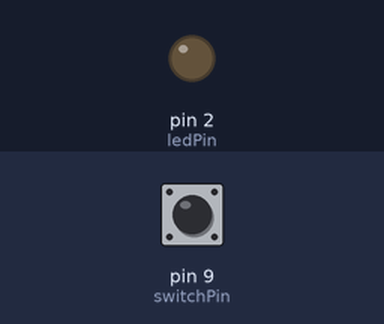
The sketch below on a simulated Arduino Uno, built with avr-gcc and run on an emulated ATmega328P. Shown: output pins drawn as LEDs (lit = HIGH). Dashed ring = blinking. Inputs (shaded band) come from the test bench; at power-on: pin 9 (switchPin) HIGH.

Above: at 1.2 s.
1.3 s: pin 9 (switchPin) pulled LOW for 0.15 s
At 1.5 s:
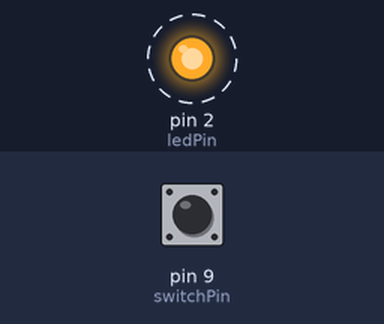
3.0 s: pin 9 (switchPin) pulled LOW for 3.2 s
At 6.25 s:
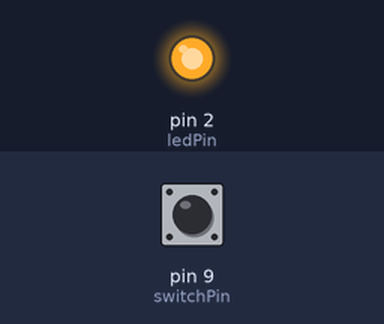
Timing chart, 0 to 7.8 s (numbered marks = the images above; inputs shaded):
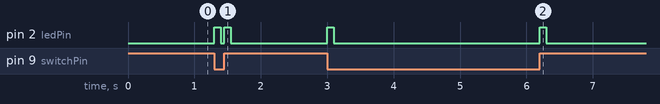

Measured:
- after the input at 1.3 s, pin 2 (ledPin): alternates HIGH for 0.10 s and LOW for 0.05 s, 4 changes in all, then stays LOW, starting at once
- after the input at 3.0 s, pin 2 (ledPin): alternates HIGH for 0.10 s and LOW for 3.1 s, 4 changes in all, then stays LOW, starting at once

The sketch:

switch_edge_detector.ino
```cpp
// This program will introduce a concept known as edge-detection. This program
// will blink an LED every time the switch is flipped.

// Connect the switch to your breadboard as shown in the diagram. Note
// that the left most pin of the switch is connected to pin D9 of the
// Arduino
int switchPin = 9;

// Connect the long leg of the LED (anode) into pin D2 of the Arduino
// Connect the short leg of the LED (cathode) into the pin GND of the
// Arduino.
int ledPin = 2;

// Declare two variables, one to store the current state of the switch (currentState)
// and the other (prevState) to store the last state of the switch
//
// Why can't we declare these variables in loop() as we did in the previous example?
int currentState, prevState;

void setup() {
  // Set the pin to which the switch is connected to
  // be an input into the Arduino
  pinMode(switchPin, INPUT);

  // Set the pin to which the LED is connected to
  // be an output of the Arduino
  pinMode(ledPin, OUTPUT);

  // Initialize the previous state of the switch by
  // reading its state into prevState at the start
  // of the program.
  prevState = digitalRead(switchPin);
}

void loop() {

  // Record the current state of the switch
  currentState = digitalRead(switchPin);

  if (currentState != prevState) {
    // If the current state of the switch differs from the last
    // time we read its state, turn the LED on for 100 ms.
    digitalWrite(ledPin, HIGH);
    delay(100);
  } else {
    // Otherwise, turn the LED off.
    digitalWrite(ledPin, LOW);
  }

  // Record the current state of the switch into prevState for reference
  // by subsequent loop() calls.
  prevState = currentState;
}
```
